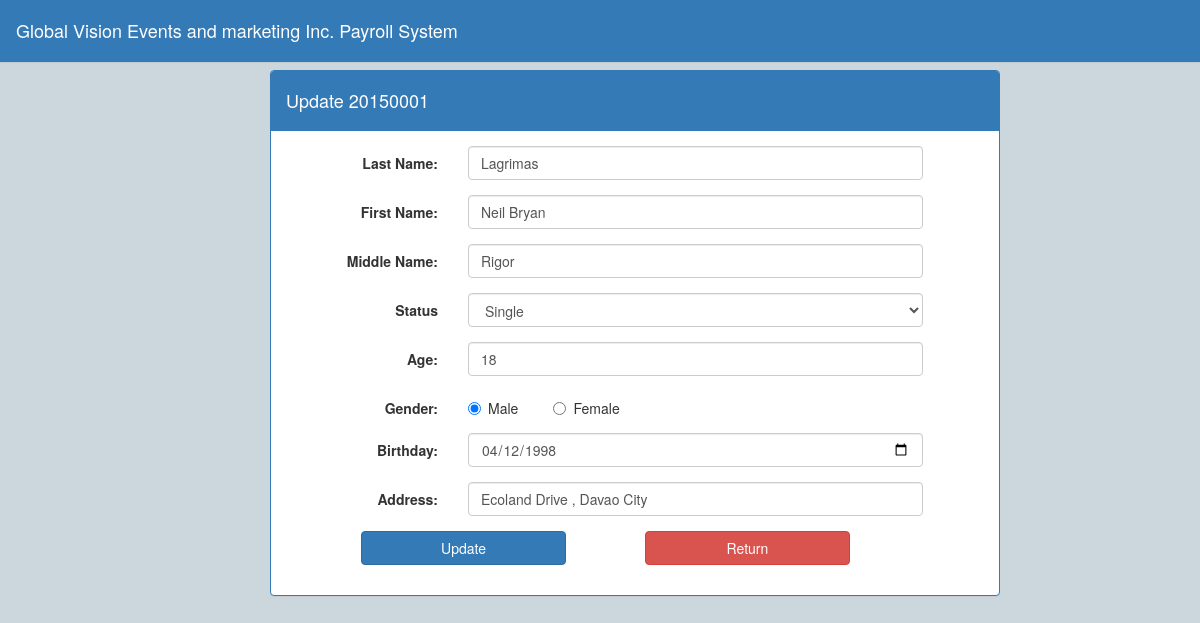
Screenshot of /main/update.php?ID_NUM=20150001 (signed in) with the database file from the repository.
### tables this page shows
CREATE TABLE `employee` (
  `ID_NUM` bigint(8) NOT NULL,
  `Last_name` varchar(30) NOT NULL,
  `First_name` varchar(30) NOT NULL,
  `mid_name` varchar(30) NOT NULL,
  `age` int(2) NOT NULL,
  `gender` varchar(6) NOT NULL,
  `birthday` date NOT NULL,
  `address` varchar(45) NOT NULL,
  `status` varchar(30) NOT NULL
);

### main/update.php (the view, shortened to what this page needs)
<!DOCTYPE html>
<html>
<head>
	<?php include 'bootstrap_admin.php'; ?>
	<link rel="stylesheet" type="text/css" href="../css/home.css">
</head>
<body id="back">
<div class="panel-group" id="top">
		<div class="panel panel-primary"  id="size">
			<div class="panel-heading" id="size">
			<h4>Global Vision Events and marketing Inc. Payroll System</h4>
			</div>
		</div>
</div>
<div class="container">
<div class="panel-group" id="body1">
	<div class="panel panel-primary">
		<div class="panel-heading"><h4>Update <?php Echo $_GET['ID_NUM'] ?></h4></div>
		<div class="panel-body">
		<form method="POST" class="form-horizontal" autocomplete="off">
			<?php
require '../connect/connection.php';
$id = $_GET['ID_NUM'];
$sql = "SELECT * FROM employee where ID_NUM = $id";
$result = mysqli_query($connect,$sql);
$quick = mysqli_num_rows($result);
if ($quick == 1) {
	while ($row = mysqli_fetch_assoc($result)) {
		$last = $row['Last_name'];
		$first = $row['First_name'];
		$mid = $row['mid_name'];
		$age = $row['age'];
		$gender = $row['gender'];
		$day = $row['birthday'];
		$address = $row['address'];
		$select = $row['status'];
	}
}
?>
<div class="form-group">
	<label class="control-label col-sm-3">Last Name:</label>
<div class="col-sm-8"><input type="text" name="lname" value="<?=$last?>" class="form-control" required></div>
</div>
<div class="form-group">
	<label class="control-label col-sm-3">First Name:</label>
	<div class="col-sm-8"><input type="text" name="fname" value="<?=$first?>" class="form-control" required></div>
</div>
<div class="form-group">
	<label class="control-label col-sm-3">Middle Name:</label>
	<div class="col-sm-8"><input type="text" name="mid" value="<?=$mid?>" class="form-control" required></div>
</div>
<div class="form-group">
	<label class="control-label col-sm-3">Status</label>
	<div class="col-sm-8">
		<select class="form-control" name="select" required>
<?php if ($select=="Single")  {echo "<option selected value='Single'>Single</option>";}else{echo "<option value='Single'>Single</option>";}?>
</select>
	</div>
</div>
<div class="form-group">
	<label class="control-label col-sm-3">Age:</label>
	<div class="col-sm-8"><input type="text" name="age" value="<?=$age?>" class="form-control" required></div>
</div>
<div class="form-group">
	<label class="control-label col-sm-3">Gender:</label>
	<div class="col-sm-8">
	<div class="radio">
<?php
if ($gender == 'Male') {
	echo "<label><input type=radio name=gender value=Male checked=checked required>Male</label>&nbsp&nbsp&nbsp&nbsp&nbsp&nbsp&nbsp&nbsp&nbsp";
	echo "<label><input type=radio name=gender value=Female required>Female</label>";
}else{
	echo "<label><input type=radio name=gender value=Male required>Male</label>&nbsp&nbsp&nbsp&nbsp&nbsp&nbsp&nbsp&nbsp&nbsp";
	echo "<label><input type=radio name=gender value=Female checked=checked required>Female</label>";
}
 ?>
		</div>
	</div>
</div>
<div class="form-group">
	<label class="control-label col-sm-3">Birthday:</label>
	<div class="col-sm-8"><input type="date" name="birth" class="form-control" value="<?=$day?>" required></div>
</div>
<div class="form-group">
	<label class="control-label col-sm-3">Address:</label>
	<div class="col-sm-8"><input type="text" name="address" class="form-control" value="<?=$address?>" required></div>
</div>
<div class="form-group">
<div class="col-sm-10">
	<input type="submit" name="submit" value="Update" class="btn btn-primary" id="button1">
	<a href="home.php"><input type="button" name="return" value="Return" class="btn btn-danger" id="button1"></a>
</div>
</div>
		</form>
		</div>
	</div>
</div>
</div>
</body>
</html>

### css/home.css (style rules this page uses)
* { margin: 0px; padding: 0px; border: 0px; }
#back { background-color: #CCD6DD; }
#top { position: fixed; top: 0px; width: 100%; z-index: 99; }
#size { border-radius: 0px; }
#body1 { position: relative; top: 70px; left: 240px; width: 730px; }
#button1 { width: 205px; margin-left: 75px; }

### rows the page displays
employee: lname "Lagrimas", fname "Neil Bryan", mid "Rigor", select "Single", age "18", birth "04/12/1998", address "Ecoland Drive , Davao City"

### other values shown
$_GET['ID_NUM'] "20150001"
